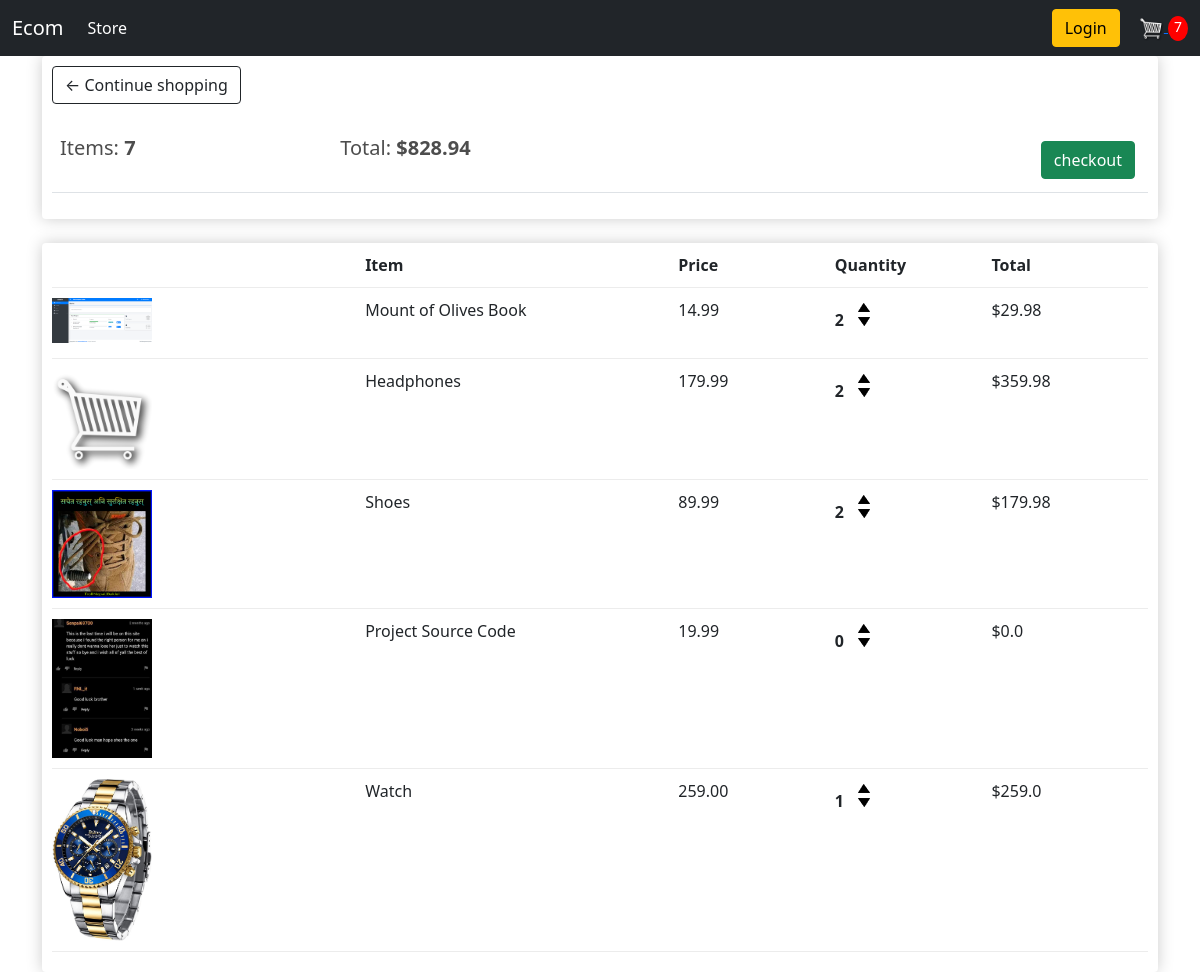
The page /cart/ (signed in) on the database as committed earlier.
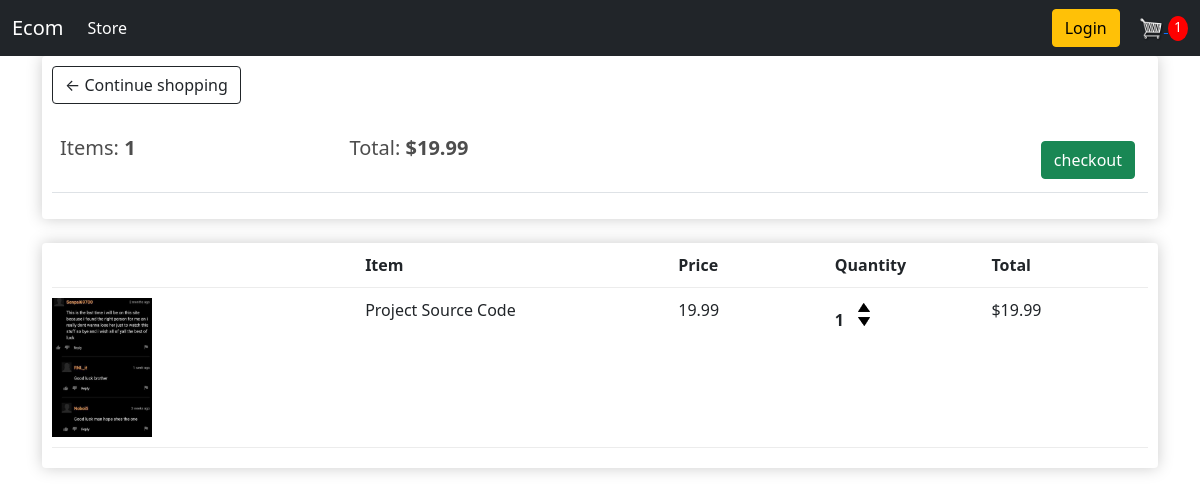
The same page on the database as committed later.
### store/models.py (models this page shows, shortened)
class order(models.Model):
    customer=models.ForeignKey(customer,on_delete=models.SET_NULL,blank=True,null=True)
    date_ordered=models.DateTimeField(auto_now_add=True)
    complete=models.BooleanField(default=False,null=True,blank=False)
    transaction_id = models.CharField(max_length=200, null=True)
    @property
    def get_cart_total(self):
        orderitem=self.order_item_set.all()
        total=sum([item.get_total for item in orderitem])
        return total
    @property
    def get_cart_items(self):
        orderitem=self.order_item_set.all()
        total=sum([item.quantity for item in orderitem])
        return total

class order_item(models.Model):
    product=models.ForeignKey(product,on_delete=models.SET_NULL,blank=True,null=True)
    order = models.ForeignKey(order, on_delete=models.SET_NULL, blank=True, null=True)
    quantity=models.IntegerField(default=0,null=True,blank=True)
    date_added = models.DateTimeField(auto_now_add=True)
    @property
    def get_total(self):
        total=self.product.price * self.quantity
        return total

class product(models.Model):
     name=models.CharField(max_length=200,null=True)
     price=models.FloatField()
     digital=models.BooleanField(default=False,null=True,blank=False)
     image=models.ImageField(null=True,blank=True)
     @property
     def imageUrl(self):
        try:
            Url=self.image.url
        except:
            Url=''
        return Url

### store/views.py (the view)
# urls.py: path('cart/',views.cart,name="cart"),
def cart(request):
    if request.user.is_authenticated:
        customer=request.user.customer
        Order,created=order.objects.get_or_create(customer=customer,complete=False)
        items=Order.order_item_set.all()
        cartItems=Order.get_cart_items
    else:
        items=[]
        Order={'get_cart_total':0,'get_cart_items':0,'shipping':False}
        cartItems=Order['get_cart_items']
    context={'items':items,'order':Order,'cartItems':cartItems}
    return render(request,'store/cart.html',context)

### store/templates/store/cart.html
{%extends 'store/main.html'%} {% load static %} {% block content %}
<div class="row">
    <div class="col-lg 12">
        <div class="box-element">
            <a class="btn btn-outline-dark" href="{% url 'store'%}">&#x2190; Continue shopping</a>
            <br>
            <br>
            <table class="table">
                <tr>
                    <th>
                        <h5>Items: <strong>{{order.get_cart_items}}</strong></h5>
                    </th>
                    <th>
                        <h5>Total: <strong>${{order.get_cart_total|floatformat:2}}</strong></h5>
                    </th>
                    <th>
                        <a style="float: right; margin: 5px;" class="btn btn-success" href="{% url 'checkout'%}">checkout</a>
                    </th>
                </tr>
            </table>
        </div>
        <br>
        <div class="box-element">
            <div class="cart-row">
                <div style="flex: 2;"></div>
                <div style="flex: 2;"><strong>Item</strong> </div>
                <div style="flex: 1;"><strong>Price</strong> </div>
                <div style="flex: 1;"><strong>Quantity</strong> </div>
                <div style="flex: 1;"><strong>Total</strong> </div>
            </div>
            {% for item in items%}
            <div class="cart-row">
                <div style="flex: 2;"><img class="row-image" src="{{item.product.imageUrl}}"></div>
                <div style="flex: 2;">{{item.product.name}}</div>
                <div style="flex: 1;">{{item.product.price|floatformat:2}}</div>
                <div style="flex: 1;">
                    <p class="quantity">{{item.quantity}}</p>
                    <div class="quantity">
                        <img data-product={{item.product.id}} data-action="add"  class="chg-quantity update-cart" src="{% static  'images/arrow-up.png' %}">
                        <img data-product={{item.product.id}} data-action="remove" class="chg-quantity update-cart" src="{% static  'images/arrow-down.png' %}">
                    </div>
                </div>
                <div style="flex: 1;">${{item.get_total}}</div>
            </div>
            {% endfor %}
        </div>
    </div>
    {% endblock content %}

Rows that differ between the two databases and show on the page:
removed order_item: product.imageUrl (picture), product.name "Mount of Olives Book", product.price "14.99", quantity "2", get_total "29.98"
removed order_item: product.imageUrl (picture), product.name "Headphones", product.price "179.99", quantity "2", get_total "359.98"
removed order_item: product.imageUrl (picture), product.name "Shoes", product.price "89.99", quantity "2", get_total "179.98"
removed order_item: product.imageUrl (picture), product.name "Watch", product.price "259.00", quantity "1", get_total "259.0"
changed through a linked row, order: get_cart_items "7" → "1"; get_cart_total "828.94" → "19.99"
changed order_item "Project Source Code": quantity "0" → "1"; get_total "0.0" → "19.99"
Other text that changed with them:
{{ cartItems }}: "7" → "1"
